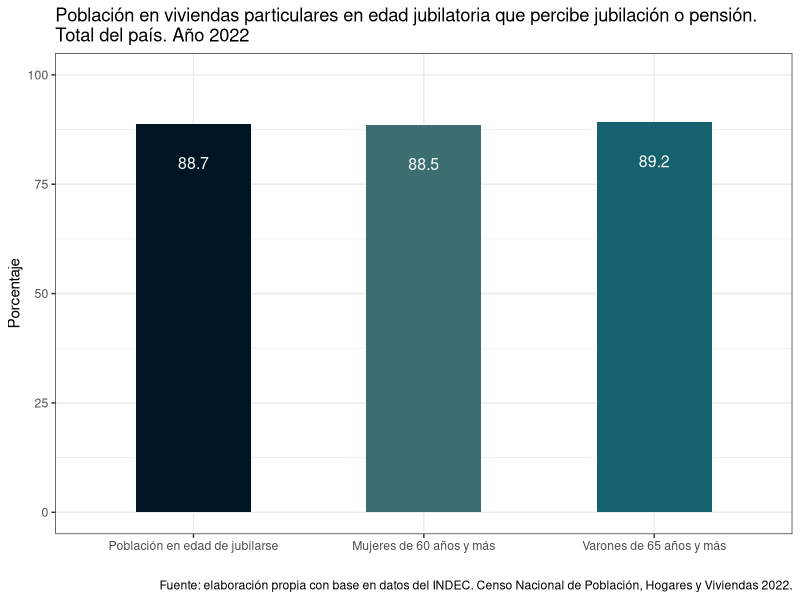
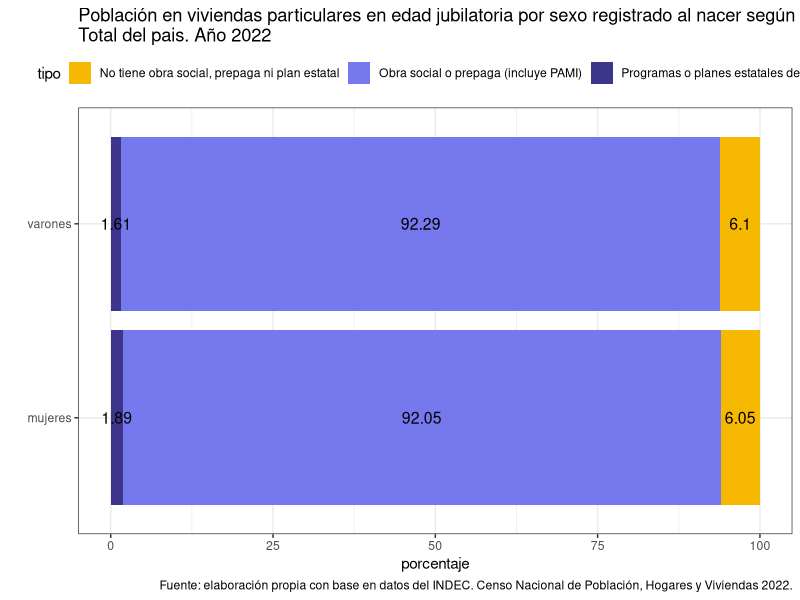
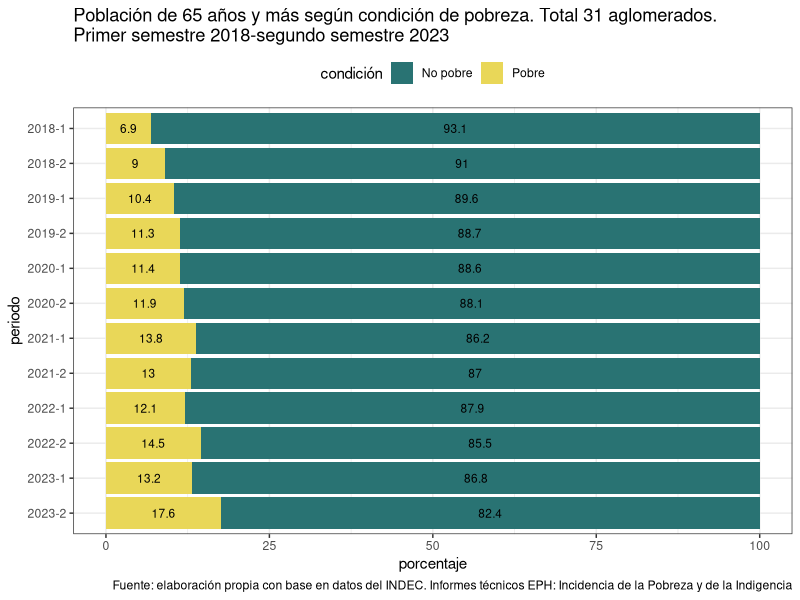
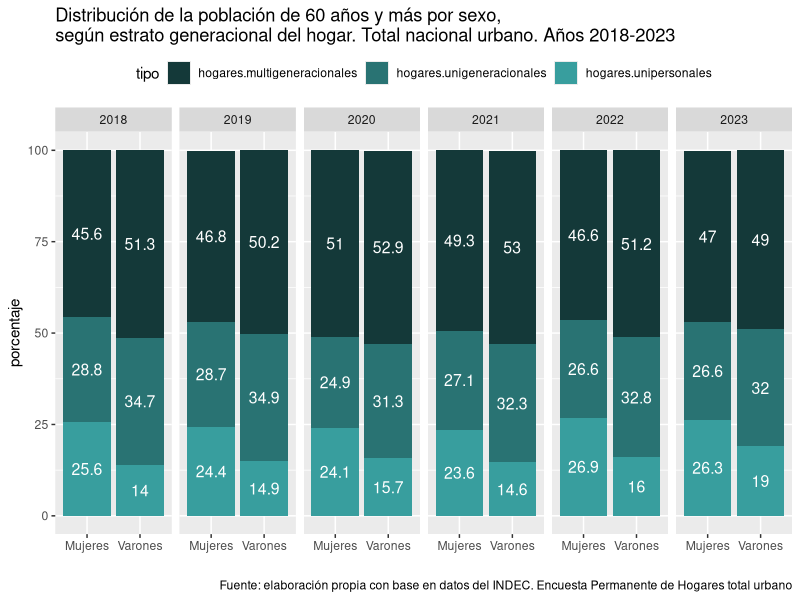
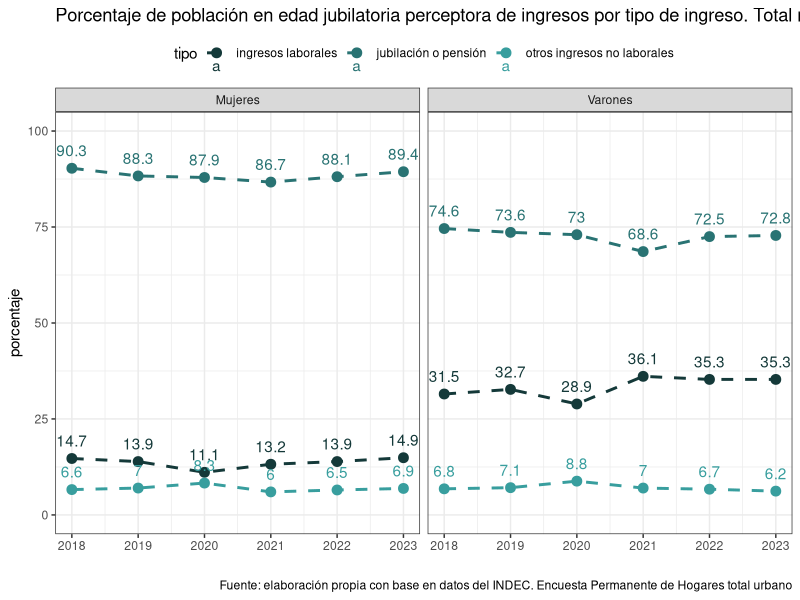
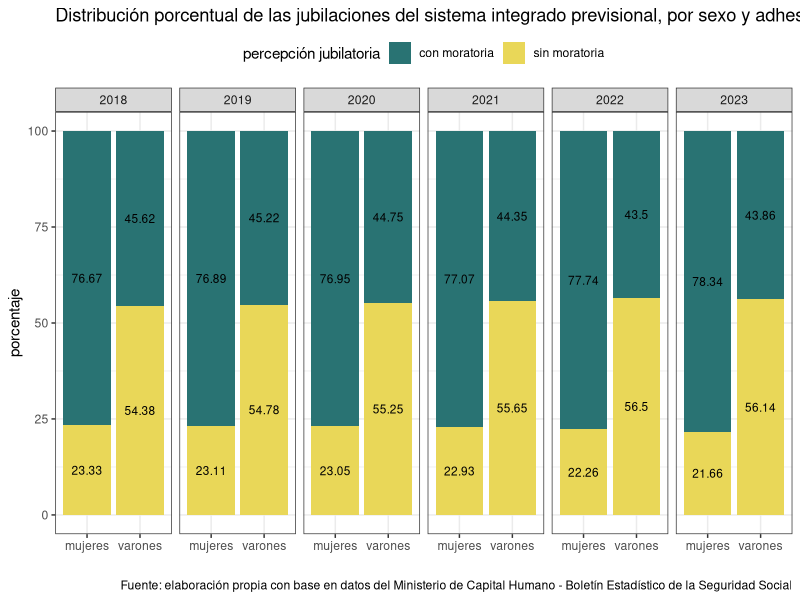

The R source for these figures, in order:
## ---- chunk 1
knitr::opts_chunk$set(echo = TRUE)

library(tidyverse)
library(openxlsx)
## ---- chunk 2
# EPH
pobreza <- read.xlsx("data/datos.xlsx", sheet = "pobreza")
estrato <- read.xlsx("data/datos.xlsx", sheet = "estrato")
ingresos  <- read.xlsx("data/datos.xlsx", sheet = "ingresos")

# CAPITAL HUMANO 
bess <- read.xlsx("data/datos.xlsx", sheet = "bess-1")

# CENSO 
salud  <- read.xlsx("data/datos.xlsx", sheet = "salud")
jubilacion <- read.xlsx("data/datos.xlsx", sheet = "jubilacion")
salud2 <- read.xlsx("data/datos.xlsx", sheet = "salud2")
## ---- chunk 3
jubilacion <- jubilacion %>% 
  mutate(sexo = factor(sexo, levels = c("total", "mujeres", "varones")),
         cobertura = case_when(
           sexo == "total" ~ "Población en edad de jubilarse",
           sexo == "mujeres" ~ "Mujeres de 60 años y más",
           sexo == "varones" ~ "Varones de 65 años y más"),
         cobertura = fct_relevel(cobertura, c("Población en edad de jubilarse", 
                                              "Mujeres de 60 años y más", 
                                              "Varones de 65 años y más")))

ggplot(jubilacion, aes(cobertura, porcentaje, fill = sexo)) +
  geom_col(width = 0.5) +
  ylim(c(0,100)) +
  #scale_fill_manual(values = c("#fb8b24","#d90368","#820263")) +
  scale_fill_manual(values = c("#001524","#3c6e71","#15616d")) +
  theme_bw() +
  theme(
    legend.position = "none"
  ) +
  geom_text(aes(label = porcentaje), 
            position = position_stack(vjust = 0.9), 
            size = 4, colour = "white") +
  labs(
    x = " ",
    y =  "Porcentaje",
    title = "Población en viviendas particulares en edad jubilatoria que percibe jubilación o pensión. \nTotal del país. Año 2022",
    caption = "Fuente: elaboración propia con base en datos del INDEC. Censo Nacional de Población, Hogares y Viviendas 2022."
  )
## ---- chunk 4

salud2 <- salud2 %>% 
  mutate(pp_obra_social = round(obra_social/poblacion_total*100,2),
         pp_plan_estatal = round(plan_estatal/poblacion_total*100,2),
         pp_no_tiene = round(no_tiene/poblacion_total*100,2)
         ) %>% 
  filter(grupo_edad == "total") %>% 
  select(1, 7:9) %>% 
  pivot_longer(cols = c(2:4),names_to = "tipo", values_to = "value") %>% 
  mutate(tipo = case_when( tipo == "pp_no_tiene" ~ 
                             "No tiene obra social, prepaga ni plan estatal",
                           tipo == "pp_plan_estatal" ~ "Programas o planes estatales de salud",
                           tipo == "pp_obra_social" ~ "Obra social o prepaga (incluye PAMI)")
  )
  

ggplot(salud2, aes(sexo,value, fill = tipo)) +
  geom_col() +
  coord_flip() +
  #scale_fill_viridis_d(option = "a") +
  #scale_fill_manual(values = c("#5e548e","#297373", "#389e9e"))+
  scale_fill_manual(values = c("#f7b801","#7678ed", "#3d348b"))+
  theme_bw() +
  labs(
    title = "Población en viviendas particulares en edad jubilatoria por sexo registrado al nacer según tenencia de cobertura de salud. \nTotal del pais. Año 2022",
    y = "porcentaje",
    caption = "Fuente: elaboración propia con base en datos del INDEC. Censo Nacional de Población, Hogares y Viviendas 2022.",
    x = " "
  ) +
  geom_text(aes(label = value),
            position = position_stack(vjust = .5),size = 4, colour = "black") +
 theme(legend.position = "top")
## ---- chunk 5

gpobreza <- pobreza %>% 
  select(1:2,5:6) %>% 
  pivot_longer(cols = c(3:4), names_to = "pobreza", values_to = "value") %>% 
  mutate(periodo =  paste0(anio, "-", semestre),
         pobreza = ifelse(pobreza == "no_pobres", "No pobre", "Pobre")) 


ggplot(gpobreza, aes(periodo, value, fill = pobreza)) +
  geom_col() +
  scale_fill_manual(values = c("#297373", "#e9d758")) +
  theme_bw() +
  theme(
    legend.position = "top"
  ) +
  coord_flip() +
  scale_x_discrete(limits=rev) +
  geom_text(aes(label = value, group = pobreza), 
            position = position_stack(vjust = 0.5), 
            size = 3, colour = "black") +
  labs(
    x = "periodo",
    y = "porcentaje",
    fill = "condición",
    title = "Población de 65 años y más según condición de pobreza. Total 31 aglomerados. \nPrimer semestre 2018-segundo semestre 2023",
    caption = "Fuente: elaboración propia con base en datos del INDEC. Informes técnicos EPH: Incidencia de la Pobreza y de la Indigencia"
  )
  
## ---- chunk 6

estrato <- estrato %>% 
  filter(Grupo ==  "Total",
         Sexo != "Total") %>% 
  select(1, 3, 9:11) %>% 
  pivot_longer(cols = c(3:5), names_to = "tipo", values_to = "porcentaje")




ggplot(estrato, aes(Sexo, porcentaje, fill = tipo)) +
  geom_col() +
 scale_fill_manual(values = c("#143939","#297373", "#389e9e"))+
 facet_grid(~ANO4) +
#   theme_light() +
  labs(
    title = "Distribución de la población de 60 años y más por sexo,\nsegún estrato generacional del hogar. Total nacional urbano. Años 2018-2023",
    y = "porcentaje",
    caption = "Fuente: elaboración propia con base en datos del INDEC. Encuesta Permanente de Hogares total urbano",
    x = " "
  ) +
  geom_text(aes(label = porcentaje, group = Sexo),
            position = position_stack(vjust = .5),size = 4, colour = "white") +
 theme(legend.position = "top")
## ---- chunk 7
ingresos <- ingresos %>% 
  filter(CH04 != "Total") %>% 
  select(1,2, 7:9) %>% 
  pivot_longer(cols = c(3:5), names_to = "tipo", values_to = "porcentaje") %>% 
  mutate(tipo = 
           case_when(tipo == "Ingresos.laborales" ~ "ingresos laborales",
                     tipo == "Jubilación.o.pensión" ~ "jubilación o pensión",
                     tipo == "Otros.ingresos.no.laborales" ~ "otros ingresos no laborales")) %>% 
  rename(ano = "Año", sexo =  CH04)


ggplot(ingresos, aes(ano, porcentaje, group = tipo, colour = tipo)) +
  geom_point(size = 3) +
  geom_line(linetype = 2,linewidth = 1) +
  facet_wrap(~sexo) +
  ylim(c(0,100)) +
  scale_color_manual(values = c("#143939","#297373", "#389e9e"))+
 # facet_grid(ano ~ tipo) +
 theme_bw() +
  labs(
    title = "Porcentaje de población en edad jubilatoria perceptora de ingresos por tipo de ingreso. Total nacional urbano. Años 2018-2023",
    y = "porcentaje",
    caption = "Fuente: elaboración propia con base en datos del INDEC. Encuesta Permanente de Hogares total urbano",
    x = " "
  ) +
  geom_text(aes(label = porcentaje, group = tipo),vjust = -1) +
  # geom_text(aes(label = porcentaje, group = tipo),
  #           position = position_stack(vjust = 1),size = 3, colour = "black") +
 theme(legend.position = "top")

## ---- chunk 8
gbess <- bess %>% 
  filter(ano %in% c(2018:2023)) %>% 
  mutate(pp_con_v = round(con_moratoria_v/total_v*100,2),
         pp_sin_v = round(sin_moratoria_v/total_v*100,2),
         pp_con_m = round(con_moratoria_m/total_m*100,2),
         pp_sin_m = round(sin_moratoria_m/total_m*100,2)
         ) %>% 
  select(1, 8:11) %>% 
  pivot_longer(cols = c(2:5),names_to = "porcentaje", values_to = "value") %>% 
  mutate(sexo = case_when(porcentaje %in% c("pp_con_m","pp_sin_m") ~ "mujeres",
                          TRUE ~ "varones"),
         jubilacion =  case_when(porcentaje %in% c("pp_con_m","pp_con_v") ~ "con moratoria",
                          TRUE ~ "sin moratoria")
         )


ggplot(gbess, aes(sexo, value, fill = jubilacion))+
  geom_col() +
  facet_wrap(~ ano, nrow = 1) +
  #coord_flip() +
  #scale_fill_brewer(palette = "Set2") +
  scale_fill_manual(values = c("#297373", "#e9d758")) +
  theme_bw() +
  theme(
    legend.position = "top"
  ) +
  geom_text(aes(label = value, group = jubilacion), 
            position = position_stack(vjust = 0.5), 
            size = 3, colour = "black") +
  labs(
    x = " ",
    y = "porcentaje",
    fill = "percepción jubilatoria",
    title = "Distribución porcentual de las jubilaciones del sistema integrado previsional, por sexo y adhesión a moratoria. Total del país. Años 2018-2013",
    caption = "Fuente: elaboración propia con base en datos del Ministerio de Capital Humano - Boletín Estadístico de la Seguridad Social")
